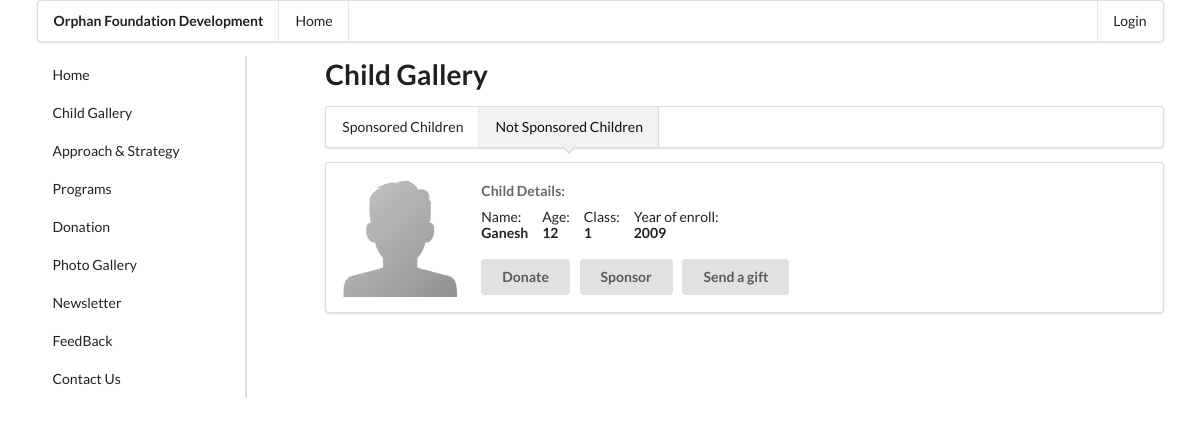
The app's page /child-gallery-unsponsored.php, older data.
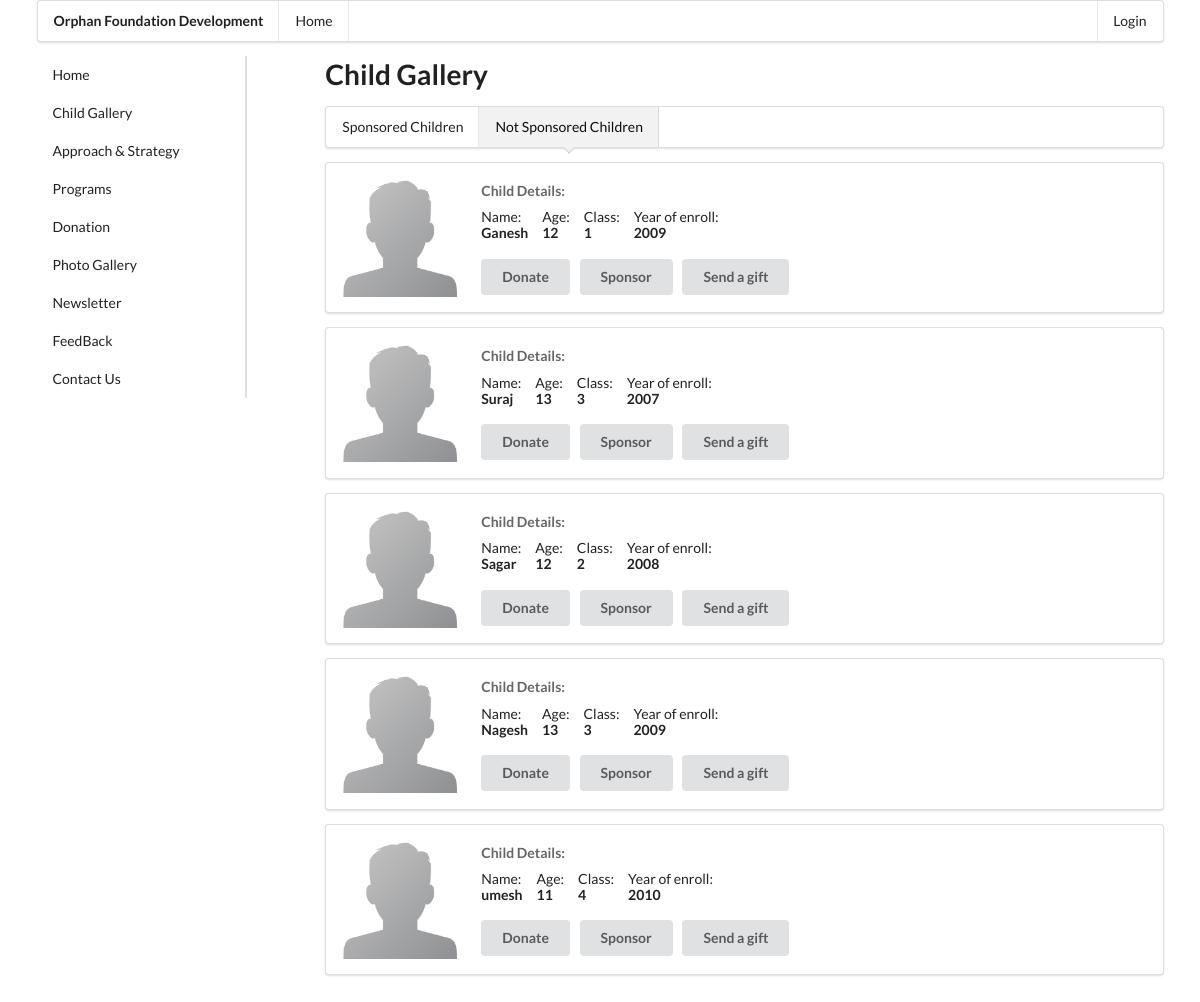
The same page, newer data.
### tables this page shows
CREATE TABLE `children` (
  `cid` int(50) NOT NULL,
  `cname` varchar(30) NOT NULL,
  `cdob` date NOT NULL,
  `cyoe` year(4) NOT NULL,
  `cclass` int(3) NOT NULL,
  `cstory` text NOT NULL,
  `cphoto` text NOT NULL,
  `sponsored` tinyint(1) NOT NULL
);

### child-gallery-unsponsored.php (the view)
<?php include './components/header.php'; ?>
    <div class="ui container">
        <?php include './components/top-menu.php'; ?>
        <div class="ui grid">
            <?php include './components/side-menu.php'; ?>
            <div class="twelve wide column">
                <h1>Child Gallery</h1>
                <div class="ui pointing menu">
                    <a class="item" href="child-gallery-sponsored.php">
                        Sponsored Children
                    </a>
                    <a class="item active" href="child-gallery-unsponsored.php">
                        Not Sponsored Children
                    </a>
                </div>
                <?php
                    $sql = "SELECT cid, cname, cdob, cyoe, cclass FROM children WHERE sponsored=0";
                    $result = $conn->query($sql);
                    if ($result->num_rows > 0) {
                        while($row = $result->fetch_assoc()) {
                            $dob = $row["cdob"];
                            $age = (date('Y') - date('Y',strtotime($dob)));
                ?>
                <div class="ui segment">
                    <div class="ui divided items">
                        <div class="item">
                            <div class="ui image">
                                <img src="img/defaultimg.png" style="width: 120px;">
                            </div>
                            <div class="middle aligned content">
                            <div class="meta">
                                <span><strong>Child Details:</strong></span>
                            </div>
                            <div class="description">
                                <div class="ui horizontal list">
                                    <div class="item">
                                        <div class="content">
                                            <div>Name:</div> <strong><?php echo $row["cname"]; ?></strong>
                                        </div>
                                    </div>
                                    <div class="item">
                                        <div class="content">
                                            <div>Age:</div> <strong><?php echo $age; ?></strong>
                                        </div>
                                    </div>
                                    <div class="item">
                                        <div class="content">
                                        <div>Class:</div> <strong><?php echo $row["cclass"]; ?></strong>
                                        </div>
                                    </div>
                                    <div class="item">
                                        <div class="content">
                                        <div>Year of enroll:</div> <strong><?php echo $row["cyoe"]; ?></strong>
                                        </div>
                                    </div>
                                </div>
                            </div>
                            <div class="extra">
                                <a class="ui right button" href="donation.php">Donate</a>
                                <a class="ui right button" href="sponsor-children.php?cid=<?php echo $row['cid']; ?>">Sponsor</a>
                                <a class="ui right button" href="send-gift.php?cid=<?php echo $row['cid']; ?>">Send a gift</a>
                            </div>
                            </div>
                        </div>
                    </div>
                </div>
                <?php
                        }
                    } else {
                        echo "0 results";
                    }
                ?>
            </div>
            <span class="p-20"></span>
        </div>
    </div>
<?php include './components/footer.php'; ?>

### components/header.php (shortened to what this page needs)
<!DOCTYPE html>
<html lang="en">
<head>
    <link rel="stylesheet" href="./semantic/semantic.min.css">
    <link rel="stylesheet" href="./css/main.css">
</head>
<body>

### components/top-menu.php
<div class="ui menu">
    <div class="header item">
        Orphan Foundation Development
    </div>
    <a class="item" href="index.php">Home</a>
    <div class="right menu">
        <?php
            if (empty($_SESSION['user_id'])) {
        ?>
                <a href="login.php" class="item <?php echo ($_SERVER['PHP_SELF'] == "/orphan/login.php" ? "active" : "");?>">Login</a>
        <?php
            } else {
        ?>
                <a href="admin/index.php" class="item">Admin Panel</a>
                <a href="logout.php" class="item">Logout</a>
        <?php
            }
        ?>
    </div>
</div>

### components/side-menu.php
<div class="four wide column" id="example1">
    <div class="ui secondary vertical pointing menu">
        <a class="item <?php echo ($_SERVER['PHP_SELF'] == "/orphan/index.php" ? "active" : "");?>" href="index.php">Home</a>
        <a class="item <?php echo ($_SERVER['PHP_SELF'] == "/orphan/child-gallery-sponsored.php" ? "active" : "");?>" href="child-gallery-sponsored.php">Child Gallery</a>
        <a class="item <?php echo ($_SERVER['PHP_SELF'] == "/orphan/approach-strategy.php" ? "active" : "");?>" href="approach-strategy.php">Approach & Strategy</a>
        <a class="item <?php echo ($_SERVER['PHP_SELF'] == "/orphan/program.php" ? "active" : "");?>" href="program.php">Programs</a>
        <a class="item <?php echo ($_SERVER['PHP_SELF'] == "/orphan/donation.php" ? "active" : "");?>" href="donation.php">Donation</a>
        <a class="item <?php echo ($_SERVER['PHP_SELF'] == "/orphan/photo-gallery.php" ? "active" : "");?>" href="photo-gallery.php">Photo Gallery</a>
        <a class="item <?php echo ($_SERVER['PHP_SELF'] == "/orphan/newsletter.php" ? "active" : "");?>" href="newsletter.php">Newsletter</a>
        <a class="item <?php echo ($_SERVER['PHP_SELF'] == "/orphan/feedback-form.php" ? "active" : "");?>" href="feedback-form.php">FeedBack</a>
        <a class="item <?php echo ($_SERVER['PHP_SELF'] == "/orphan/contact-us.php" ? "active" : "");?>" href="contact-us.php">Contact Us</a>
    </div>
</div>

### css/main.css (style rules this page uses)
.p-20 { padding: 200px; }

Row changes from the older to the newer data that the page shows:
now on this page (row edited): children: cname "Suraj", cdob "13", cclass "3", cyoe "2007"
now on this page (row edited): children: cname "Sagar", cdob "12", cclass "2", cyoe "2008"
now on this page (row edited): children: cname "Nagesh", cdob "13", cclass "3", cyoe "2009"
now on this page (row edited): children: cname "umesh", cdob "11", cclass "4", cyoe "2010"
